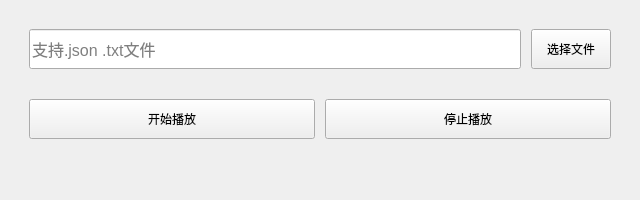
<?xml version="1.0" encoding="UTF-8"?>
<ui version="4.0">
 <class>MainWindow</class>
 <widget class="QMainWindow" name="MainWindow">
  <property name="geometry">
   <rect>
    <x>0</x>
    <y>0</y>
    <width>640</width>
    <height>200</height>
   </rect>
  </property>
  <property name="windowTitle">
   <string>GI自动播放</string>
  </property>
  <property name="windowIcon">
   <iconset>
    <normaloff>../giplayer.ico</normaloff>../giplayer.ico</iconset>
  </property>
  <widget class="QWidget" name="centralwidget">
   <property name="sizePolicy">
    <sizepolicy hsizetype="Fixed" vsizetype="Fixed">
     <horstretch>0</horstretch>
     <verstretch>0</verstretch>
    </sizepolicy>
   </property>
   <property name="minimumSize">
    <size>
     <width>640</width>
     <height>200</height>
    </size>
   </property>
   <property name="layoutDirection">
    <enum>Qt::LeftToRight</enum>
   </property>
   <layout class="QVBoxLayout" name="verticalLayout">
    <item>
     <layout class="QGridLayout" name="gridLayout">
      <property name="leftMargin">
       <number>10</number>
      </property>
      <property name="topMargin">
       <number>10</number>
      </property>
      <property name="rightMargin">
       <number>10</number>
      </property>
      <property name="bottomMargin">
       <number>10</number>
      </property>
      <property name="spacing">
       <number>10</number>
      </property>
      <item row="2" column="0">
       <layout class="QHBoxLayout" name="horizontalLayout_2">
        <property name="leftMargin">
         <number>10</number>
        </property>
        <property name="topMargin">
         <number>10</number>
        </property>
        <property name="rightMargin">
         <number>10</number>
        </property>
        <property name="bottomMargin">
         <number>10</number>
        </property>
        <item>
         <widget class="QPushButton" name="btn_start">
          <property name="sizePolicy">
           <sizepolicy hsizetype="Minimum" vsizetype="Fixed">
            <horstretch>0</horstretch>
            <verstretch>0</verstretch>
           </sizepolicy>
          </property>
          <property name="minimumSize">
           <size>
            <width>0</width>
            <height>40</height>
           </size>
          </property>
          <property name="text">
           <string>开始播放</string>
          </property>
         </widget>
        </item>
        <item>
         <widget class="QPushButton" name="btn_stop">
          <property name="sizePolicy">
           <sizepolicy hsizetype="Minimum" vsizetype="Fixed">
            <horstretch>0</horstretch>
            <verstretch>0</verstretch>
           </sizepolicy>
          </property>
          <property name="minimumSize">
           <size>
            <width>0</width>
            <height>40</height>
           </size>
          </property>
          <property name="text">
           <string>停止播放</string>
          </property>
         </widget>
        </item>
       </layout>
      </item>
      <item row="0" column="0" rowspan="2">
       <layout class="QHBoxLayout" name="horizontalLayout">
        <property name="leftMargin">
         <number>10</number>
        </property>
        <property name="topMargin">
         <number>10</number>
        </property>
        <property name="rightMargin">
         <number>10</number>
        </property>
        <property name="bottomMargin">
         <number>10</number>
        </property>
        <item>
         <widget class="QLineEdit" name="file_path">
          <property name="sizePolicy">
           <sizepolicy hsizetype="Expanding" vsizetype="Fixed">
            <horstretch>0</horstretch>
            <verstretch>0</verstretch>
           </sizepolicy>
          </property>
          <property name="minimumSize">
           <size>
            <width>200</width>
            <height>40</height>
           </size>
          </property>
          <property name="font">
           <font>
            <pointsize>12</pointsize>
           </font>
          </property>
          <property name="placeholderText">
           <string>支持.json .txt文件</string>
          </property>
         </widget>
        </item>
        <item>
         <widget class="QPushButton" name="btn_selectfile">
          <property name="sizePolicy">
           <sizepolicy hsizetype="Minimum" vsizetype="Fixed">
            <horstretch>0</horstretch>
            <verstretch>0</verstretch>
           </sizepolicy>
          </property>
          <property name="minimumSize">
           <size>
            <width>0</width>
            <height>40</height>
           </size>
          </property>
          <property name="text">
           <string>选择文件</string>
          </property>
         </widget>
        </item>
       </layout>
      </item>
      <item row="3" column="0">
       <spacer name="verticalSpacer">
        <property name="orientation">
         <enum>Qt::Vertical</enum>
        </property>
        <property name="sizeHint" stdset="0">
         <size>
          <width>20</width>
          <height>40</height>
         </size>
        </property>
       </spacer>
      </item>
     </layout>
    </item>
   </layout>
  </widget>
 </widget>
 <resources/>
 <connections/>
</ui>
